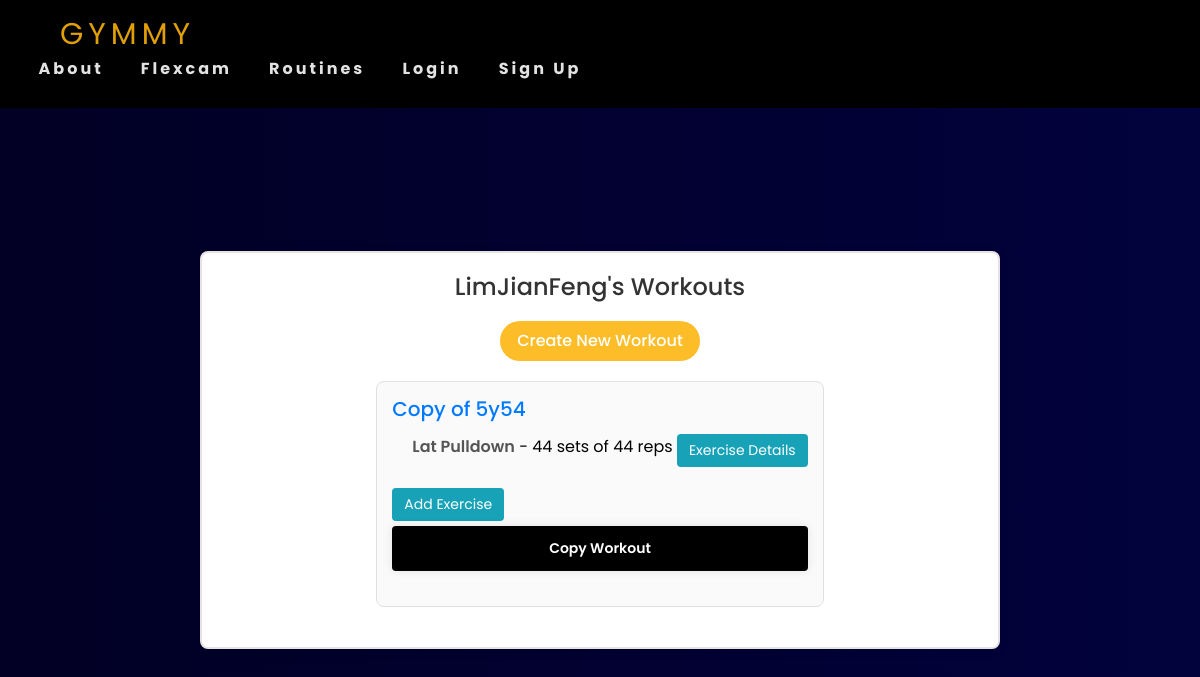
The page /my_workouts/LimJianFeng/ on the database as committed earlier.
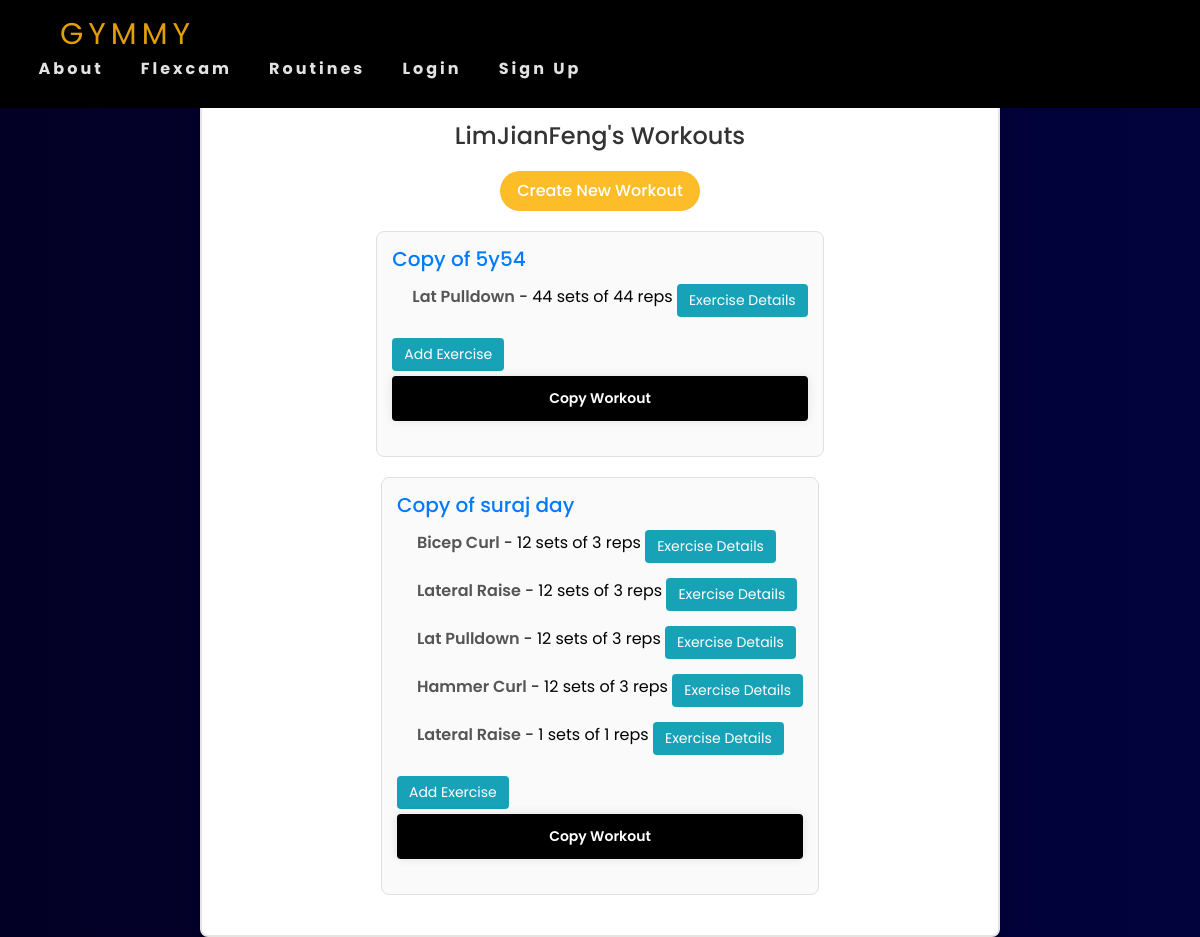
The same page on the database as committed later.
### gymmy/models.py (models this page shows, shortened)
class Workout(models.Model):
    user = models.ForeignKey(User, on_delete=models.CASCADE, related_name='workouts')
    name = models.CharField(max_length=50)

class WorkoutExercise(models.Model):
    workout = models.ForeignKey(Workout, on_delete=models.CASCADE, related_name='exercises')
    routine = models.ForeignKey(Routines, on_delete=models.CASCADE)
    reps = models.PositiveIntegerField(default=1)
    sets = models.PositiveIntegerField(default=1)

class Routines(models.Model):
    routine = models.CharField(max_length=30)
    category = models.ForeignKey(Category, on_delete=models.CASCADE, default=1)
    description = models.CharField(max_length=500, default='', blank=True, null=True)
    image = models.ImageField(upload_to='uploads/routine/')
    favorites = models.ManyToManyField(User, related_name='favourite_routines', blank=True)
    instructions = models.TextField(blank=True, null=True)
    benefits = models.TextField(blank=True, null=True)
    popularity_count = models.PositiveIntegerField(default=0)
    class Meta:
        verbose_name_plural = 'routines'

### gymmy/views.py (the view, shortened to what this page needs)
# urls.py: path('my_workouts/', views.my_workouts, name='my_workouts'),
def my_workouts(request, username=None):
    if username:
        user = get_object_or_404(User, username=username)
    else:
        user = request.user
    workouts = Workout.objects.filter(user=user)
    routines = Routines.objects.all()
    return render(request, 'gymmy/my_workouts.html', {'workouts': workouts, 'profile_user': user, 'routines': routines})

### gymmy/templates/gymmy/my_workouts.html (shortened to what this page needs)
{% extends 'gymmy/base.html' %}
{% load static %}
{% block css %}<link rel="stylesheet" href="{% static 'css/myworkouts.css' %}">{% endblock %}
{% block content %}
<div class="profile-container">
    <h2>{{ profile_user.username }}'s Workouts</h2>
    <button id="create-workout-button" class="btn-create">Create New Workout</button>
    {% if workouts %}
        {% for workout in workouts %}
            <div class="workout">
                <h3>{{ workout.name }}</h3>
                <ul>
                    {% for exercise in workout.exercises.all %}
                        <li>
                            <strong>{{ exercise.routine.routine }}</strong> -
                            {{ exercise.sets }} sets of {{ exercise.reps }} reps
                            <a href="{% url 'exercise_details' exercise.routine.id %}" class="btn btn-info">Exercise Details</a>
                        </li>
                    {% empty %}
                        <li>No exercises added yet.</li>
                    {% endfor %}
                </ul>
                <button class="add-exercise-button btn btn-info" data-workout-id="{{ workout.id }}">Add Exercise</button>
                <form method="POST" action="{% url 'copy_workout' workout.id %}" style="display:inline;">
                    <button type="submit" class="btn btn-primary" onclick="return confirm('Are you sure you want to copy this workout?');">Copy Workout</button>
                </form>
            </div>
        {% endfor %}
    {% else %}
        <p>You have no workouts yet. Start creating your workouts!</p>
    {% endif %}
</div>
{% endblock %}

### gymmy/templates/gymmy/base.html (shortened to what this page needs)
{% load static %}
<!DOCTYPE html>
<html lang="en">
<head>
    <link rel = "stylesheet" href="{% static 'css/base.css' %}">
    <link rel="stylesheet" href="{% static 'bootstrap/css/bootstrap.min.css' %}">
    <link rel="stylesheet"  href="{% static 'css/profile.css' %}">
    <link href='https://unpkg.com/boxicons@2.1.4/css/boxicons.min.css' rel='stylesheet'>
    {% block css %}{% endblock %}
</head>
    <nav>
        <div class="logo">
            <a href="{% url 'homepage' %}">GYMMY</a>
        </div>
        <ul class="nav-links">
            <li><a href="{% url 'about' %}">About</a></li>
    {% if user.is_authenticated%}
        {% if request.resolver_match.url_name == 'flexcam' %}
        <li><a href="{% url 'new_flexcam_post' %}">Create Post</a></li>
        {% endif %}
        <li><a href="{% url 'flexcam' %}">Flexcam</a></li>
        <li class="dropdown">
            <a href="{% url 'routines' %}" class="profile-link signup-link">Routines</a>
            <ul class="dropdown-menu">
                <li><a href="{% url 'top_exercises' %}">Popular</a></li>
                <li><a href="{% url 'my_workouts' %}">My Workouts</a></li>
            </ul>
        </li>
        <li class="dropdown">
            <a href="{% url 'progress' %}">Progress</a>
            <ul class="dropdown-menu">
                <li><a href="{% url 'overallstats' %}">Overall Stats</a></li>
            </ul>
        </li>
        <li class="dropdown">
            <a href="{% url 'profile_front' %}" class="profile-link signup-link">Profile</a>
            <ul class="dropdown-menu">
                <li><a href="{% url 'profile' %}">Edit Profile</a></li>
                <li><a href="{% url 'my_workouts' %}">My Workouts</a></li>
            </ul>
        </li>
        <li><a href="{% url 'logout' %}" class="signup-link">Logout</a></li>
    {% else %}
        <li><a href="{% url 'login' %}">Flexcam</a></li>
        <li><a href="{% url 'login' %}">Routines</a></li>
        <li><a href="{% url 'login' %}" class="signup-link">Login</a></li>
        <li><a href="{% url 'signup' %}" class="signup-link">Sign Up</a></li>
    {% endif %}
        </ul>
    </nav>
{% block content %}{% endblock %}
</html>

### gymmy/static/css/base.css (style rules this page uses)
* { padding: 0; margin: 0; box-sizing: border-box; }
li::marker { font-size: 3em; line-height: .1; }
.logo { text-transform: uppercase; letter-spacing: 5px; font-size: 30px; margin-left: 40px; }
.logo a { text-decoration: none; color: #e19f06; }
nav { position: fixed; top: 0; left: 0; width: 100%; z-index: 99; display: flex; justify-content: space-between; padding: 11.5px 20px; align-items: center; min-height: 8vh; font-family: 'Poppins', sans-serif; background-color: black; }
.nav-links { list-style: none; width: 50%; display: flex; justify-content: space-around; }
.nav-links a { color: rgb(226, 226, 226); text-decoration: none; letter-spacing: 3px; font-weight: bold; font-size: 16px; transition: all 0.1s ease-in-out; }

### gymmy/static/css/profile.css (style rules this page uses)
* { margin: 0; padding: 0; box-sizing: border-box; font-family: "Poppins", sans-serif; }
.profile-container { width: 100%; max-width: 800px; background: #f9f9f9; border: 2px solid rgba(136, 118, 118, 0.2); backdrop-filter: blur(15px); box-shadow: 0 0 10px rgba(136, 118, 118, 0.2); color: #000; border-radius: 10px; padding: 30px; display: flex; flex-direction: column; align-items: center; }
.btn-primary { width: 100%; height: 45px; background: #000; border: none; outline: none; border-radius: 40px; box-shadow: 0 0 10px rgba(0, 0, 0, .1); cursor: pointer; color: #fff; font-weight: 600; margin-bottom: 20px; }

### gymmy/static/css/myworkouts.css (style rules this page uses)
* { padding: 0; margin: 0; box-sizing: border-box; }
.profile-container { max-width: 800px; margin: 0 auto; padding: 20px; background-color: #fff; border-radius: 8px; box-shadow: 0 2px 10px rgba(0, 0, 0, 0.1); }
h2 { margin-bottom: 20px; font-size: 24px; color: #333; text-align: center; }
.workout { margin-bottom: 20px; padding: 15px; border: 1px solid #e0e0e0; border-radius: 8px; background-color: #fafafa; }
.workout h3 { margin-top: 0; font-size: 20px; color: #007bff; }
.workout ul { padding-left: 20px; list-style-type: none; }
.workout ul li { margin-bottom: 10px; font-size: 16px; }
.workout ul li strong { font-weight: 600; color: #555; }
.btn { padding: 6px 12px; font-size: 14px; border-radius: 4px; cursor: pointer; text-decoration: none; display: inline-block; margin-top: 5px; }
.btn-info { background-color: #17a2b8; border: none; color: #fff; }
.btn-create { margin-bottom: 20px; border-radius: 20px; width: 200px; height: 40px; background: #fdbd29; border: none; color: white; font-weight: 500; cursor: pointer; }

Rows that differ between the two databases and show on the page:
added Workout: name "Copy of suraj day"
added WorkoutExercise: routine.routine "Bicep Curl", sets "12", reps "3", shown under "Copy of suraj day"
added WorkoutExercise: routine.routine "Lateral Raise", sets "12", reps "3", shown under "Copy of suraj day"
added WorkoutExercise: routine.routine "Lat Pulldown", sets "12", reps "3", shown under "Copy of suraj day"
added WorkoutExercise: routine.routine "Hammer Curl", sets "12", reps "3", shown under "Copy of suraj day"
added WorkoutExercise: routine.routine "Lateral Raise", sets "1", reps "1", shown under "Copy of suraj day"
